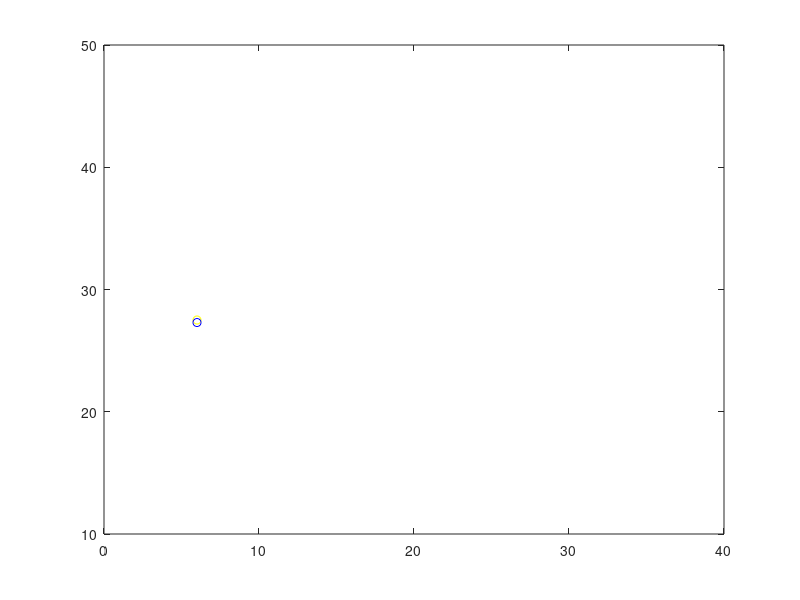

The MATLAB script that drew this image:
load mydata
figure('name', 'Rate vs Distortion')

plot(b_rate(1), PSNR(1), 'oy')
hold on
plot(b_rate(2), PSNR(2), 'ob')
% plot(b_rate(3), PSNR(3), '*b')
% plot(b_rate(4), PSNR(4), '*b')
% plot(b_rate(5), PSNR(5), 'or')
% plot(b_rate(6), PSNR(6), '*r')

hold on
xlim([0,40])
ylim([10, 50])

% legend('1','2','3','4' )
